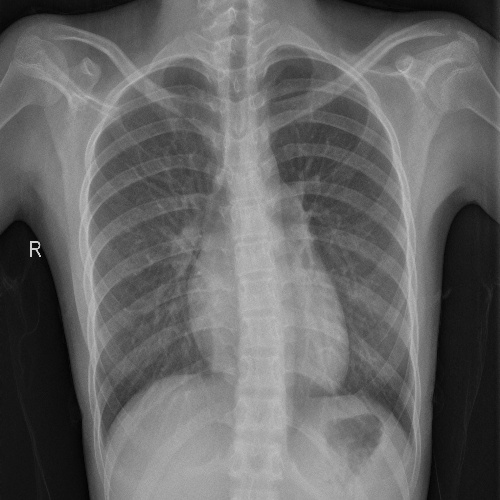
#> input picture DATASET/Normal/105.jpeg, 500 x 500 px, given in place of 1.jpeg, which was not available
$ jupyter execute --allow-errors 'Data Augmentation.ipynb'
#> lines starting #> are read from the running program, lines starting #| are printed output that depends on the picture; pictures that were not available may be replaced by others from this repository, and a replacement may not be noted
[cell 1]
import cv2
import numpy as np

[cell 2]
def brightcontrast(image,value):
    brightimg=np.array(image[:,:]*value)
    brightimg[brightimg > 255] = 255
    brightimg = brightimg.astype('uint8')
    return brightimg

[cell 3]
image=cv2.imread("/home/paa/COVID-19/Dataset/Normal/1.jpeg",0)
#> image is the input picture: shape (500, 500); min 1, max 209, mean 101.7
image=cv2.resize(image,(200,200))
#> image: shape (200, 200)
bimg=brightcontrast(image,1.1)
#> in brightcontrast, `brightimg=np.array(image[:,:]*value)`:
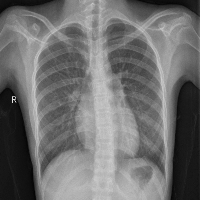
#> brightimg: shape (200, 200) float64; min 4.4, max 225.5, mean 111.8
cv2.imshow("bimg",bimg)
bbimg=brightcontrast(image,1.2)
cv2.imshow("bbimg",bbimg)
cimg=brightcontrast(image,0.9)
#> call 3 of brightcontrast, with value = 0.9
#> in brightcontrast (call 3), `brightimg=np.array(image[:,:]*value)`:
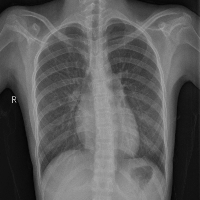
#> brightimg: shape (200, 200) float64; min 3.6, max 184.5, mean 91.5
cv2.imshow("cimg",cimg)
ccimg=brightcontrast(image,0.8)
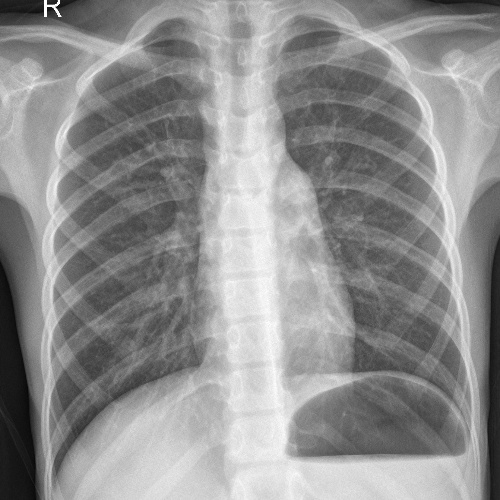
#> input picture DATASET/Normal/121.jpeg, 500 x 500 px, given in place of 1.jpeg, which was not available
#> further down, image is the input picture: shape (500, 500); min 7, max 255, mean 143.4
cv2.imshow("ccimg",ccimg)
cv2.waitKey(0)
cv2.destroyAllWindows()

[cell 4]
j=1
#> (the rest of this cell did not finish here and is left out)

#> in brightcontrast (call 5), `brightimg[brightimg > 255] = 255`: brightimg: shape (500, 500) float64; min 7.7, max 255, mean 157.6
#> in brightcontrast (call 5), `brightimg = brightimg.astype('uint8')`:
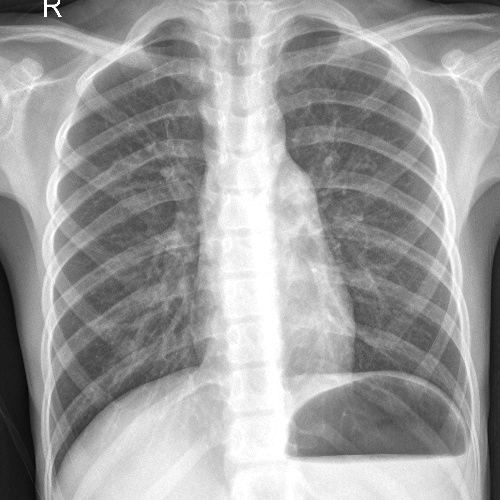
#> brightimg: shape (500, 500); min 7, max 255, mean 157.2
    cv2.imwrite("/home/paa/COVID-19/Positive1/"+str(j)+".jpeg",bimg)
    j+=1
    bbimg=brightcontrast(image,1.2)
#> in brightcontrast (call 6), `brightimg[brightimg > 255] = 255`:
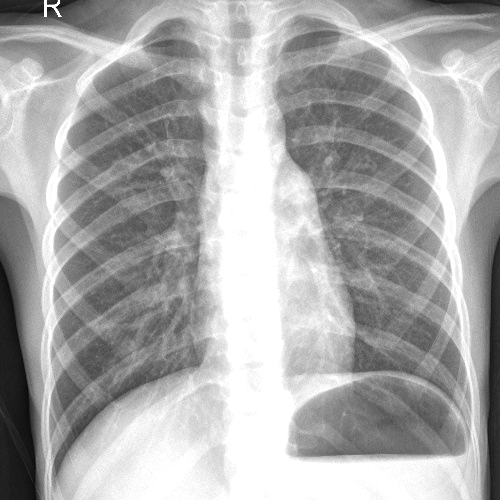
#> brightimg: shape (500, 500) float64; min 8.4, max 255, mean 170.5
    cv2.imwrite("/home/paa/COVID-19/Positive1/"+str(j)+".jpeg",bbimg)
    j+=1
    cimg=brightcontrast(image,0.9)
#> in brightcontrast (call 7), `brightimg=np.array(image[:,:]*value)`:
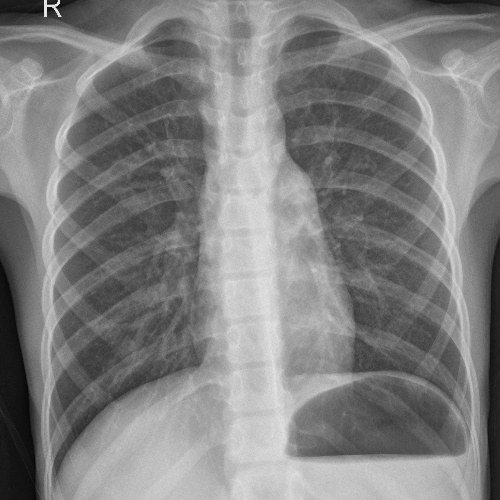
#> brightimg: shape (500, 500) float64; min 6.3, max 229.5, mean 129.1
    cv2.imwrite("/home/paa/COVID-19/Positive1/"+str(j)+".jpeg",cimg)
    j+=1
    ccimg=brightcontrast(image,0.8)
#> in brightcontrast (call 8), `brightimg=np.array(image[:,:]*value)`:
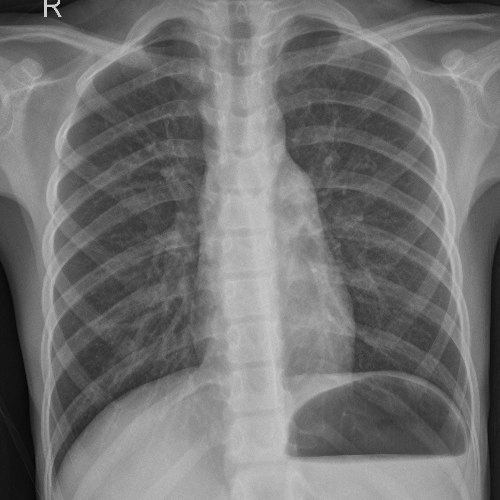
#> brightimg: shape (500, 500) float64; min 5.6, max 204, mean 114.7
    cv2.imwrite("/home/paa/COVID-19/Positive1/"+str(j)+".jpeg",ccimg)
    j+=1
    print(i)
